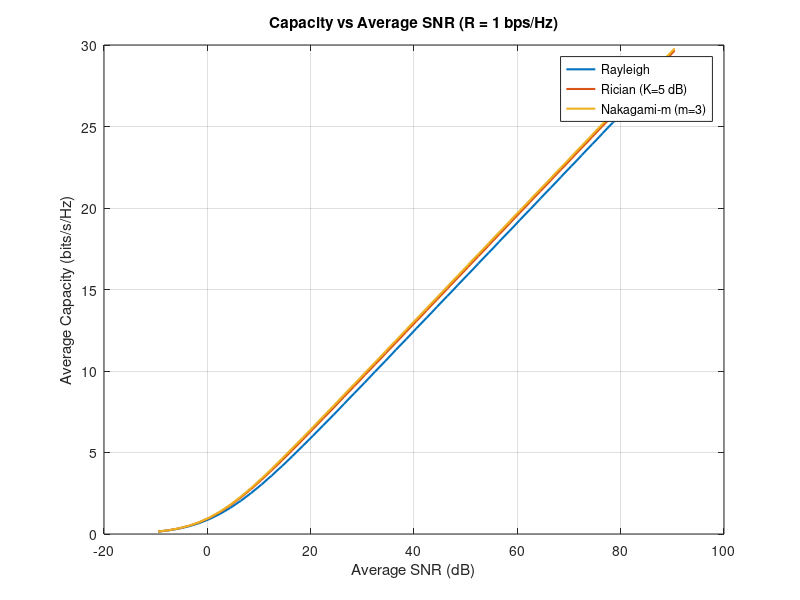
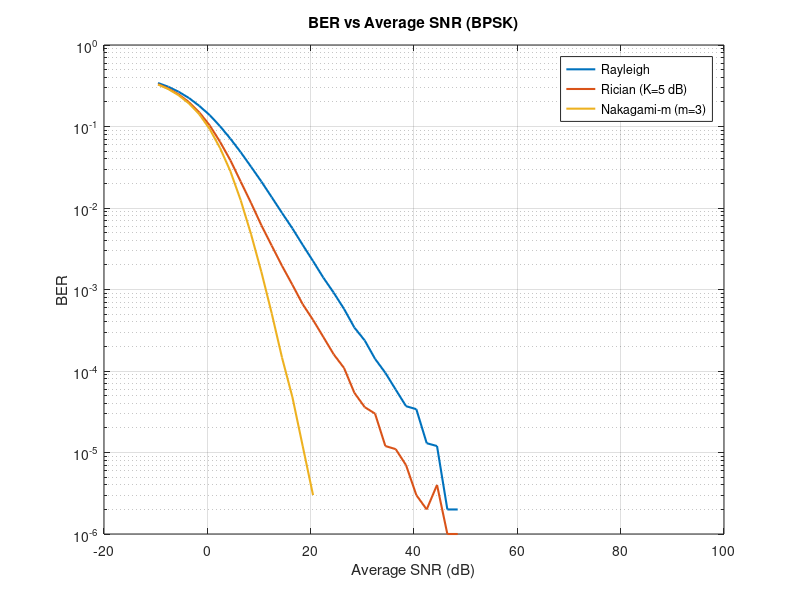
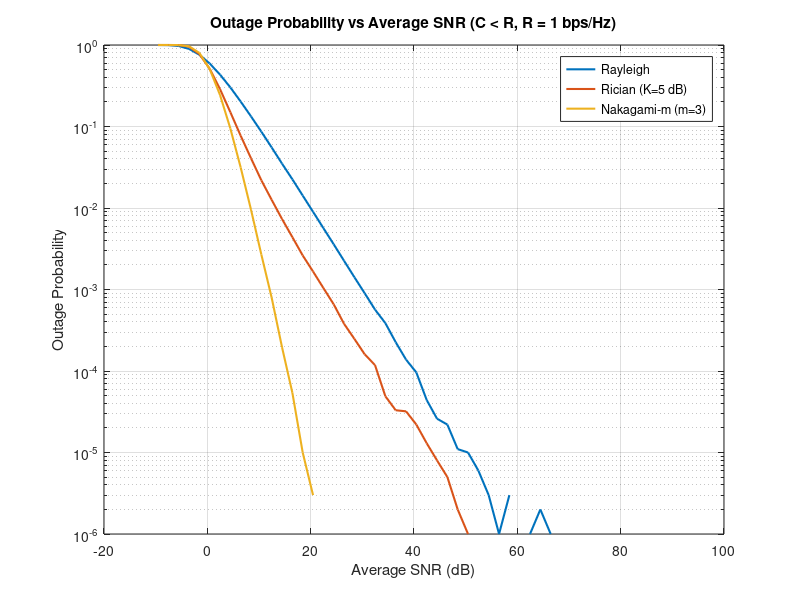
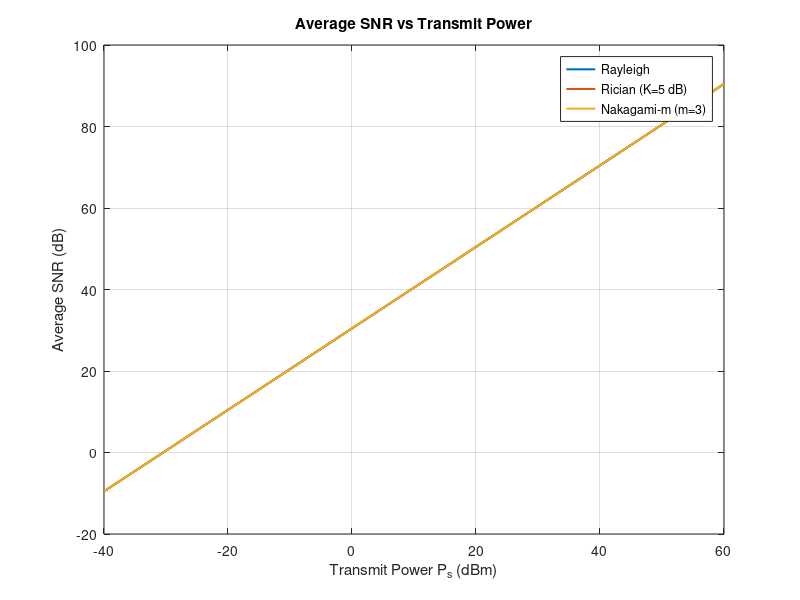

Write the MATLAB code that produced these figures, in order.
% Compare Rayleigh, Rician, and Nakagami-m fading on the same plots
% Sweep Ps (dBm) -> compute instantaneous SNR gamma = (Ps/Loss)*|h|^2/N0
% Then plot Capacity / BER / Outage Probability vs Average SNR (dB)

clear; close all; clc; tic;

%% ===================== Common parameters =====================
n = 1e6;
bits = rand(1,n) > 0.5;
s = 2*bits - 1;                        % BPSK, E|s|^2=1

% Target rate for outage (bps/Hz)
R = 1;
gamma_th = 2^R - 1;

% Large-scale loss
d = 30;
alpha = 2;
Loss = d^alpha;                        % Loss > 1

% Transmit power sweep (use ONE sweep for fair comparison)
Ps_dBm = -40:2:60;
Ps = 10.^((Ps_dBm - 30)/10);           % W

% Noise power (W)
N0 = 1e-9;

%% ===================== 1) Rayleigh =====================
BER_ray = zeros(size(Ps));
OP_ray  = zeros(size(Ps));
SNRavg_ray_lin = zeros(size(Ps));
C_ray = zeros(size(Ps));

for i = 1:length(Ps)
    h = (randn(1,n) + 1j*randn(1,n)) / sqrt(2);           % E|h|^2 = 1
    noise = sqrt(N0/2) * (randn(1,n) + 1j*randn(1,n));

    y = sqrt(Ps(i)/Loss) * (h .* s) + noise;
    g_tot = sqrt(Ps(i)/Loss) * h;
    sHat = y ./ g_tot;

    bitsHat = real(sHat) > 0;
    BER_ray(i) = mean(bitsHat ~= bits);

    gamma = (Ps(i)/Loss) * (abs(h).^2) / N0;
    SNRavg_ray_lin(i) = mean(gamma);
    C_ray(i) = mean(log2(1 + gamma));
    OP_ray(i) = mean(gamma < gamma_th);
end
SNRavg_ray_dB = 10*log10(SNRavg_ray_lin);
[SNR_ray_dB, idxRay] = sort(SNRavg_ray_dB);
BER_ray = BER_ray(idxRay);
C_ray   = C_ray(idxRay);
OP_ray  = OP_ray(idxRay);

%% ===================== 2) Rician =====================
K_dB = 5;
phi = 0;
K = 10^(K_dB/10);

BER_ric = zeros(size(Ps));
OP_ric  = zeros(size(Ps));
SNRavg_ric_lin = zeros(size(Ps));
C_ric = zeros(size(Ps));

for i = 1:length(Ps)
    g = (randn(1,n) + 1j*randn(1,n)) / sqrt(2);           % CN(0,1)
    h = sqrt(K/(K+1)) * exp(1j*phi) + sqrt(1/(K+1)) * g;  % E|h|^2 = 1

    noise = sqrt(N0/2) * (randn(1,n) + 1j*randn(1,n));

    y = sqrt(Ps(i)/Loss) * (h .* s) + noise;
    g_tot = sqrt(Ps(i)/Loss) * h;
    sHat = y ./ g_tot;

    bitsHat = real(sHat) > 0;
    BER_ric(i) = mean(bitsHat ~= bits);

    gamma = (Ps(i)/Loss) * (abs(h).^2) / N0;
    SNRavg_ric_lin(i) = mean(gamma);
    C_ric(i) = mean(log2(1 + gamma));
    OP_ric(i) = mean(gamma < gamma_th);
end
SNRavg_ric_dB = 10*log10(SNRavg_ric_lin);
[SNR_ric_dB, idxRic] = sort(SNRavg_ric_dB);
BER_ric = BER_ric(idxRic);
C_ric   = C_ric(idxRic);
OP_ric  = OP_ric(idxRic);

%% ===================== 3) Nakagami-m =====================
m = 3;                                  % m>=0.5
Omega = 1;                              % E|h|^2

theta = Omega/m;                        % so E{|h|^2}=Omega

BER_nak = zeros(size(Ps));
OP_nak  = zeros(size(Ps));
SNRavg_nak_lin = zeros(size(Ps));
C_nak = zeros(size(Ps));

for i = 1:length(Ps)
    % |h|^2 ~ Gamma(m, theta), phase uniform
    gpow = gamrnd(m, theta, 1, n);
    ph = 2*pi*rand(1,n);
    h = sqrt(gpow) .* exp(1j*ph);

    noise = sqrt(N0/2) * (randn(1,n) + 1j*randn(1,n));

    y = sqrt(Ps(i)/Loss) * (h .* s) + noise;
    g_tot = sqrt(Ps(i)/Loss) * h;
    sHat = y ./ g_tot;

    bitsHat = real(sHat) > 0;
    BER_nak(i) = mean(bitsHat ~= bits);

    gamma = (Ps(i)/Loss) * (abs(h).^2) / N0;  % abs(h).^2 = gpow
    SNRavg_nak_lin(i) = mean(gamma);
    C_nak(i) = mean(log2(1 + gamma));
    OP_nak(i) = mean(gamma < gamma_th);
end
SNRavg_nak_dB = 10*log10(SNRavg_nak_lin);
[SNR_nak_dB, idxNak] = sort(SNRavg_nak_dB);
BER_nak = BER_nak(idxNak);
C_nak   = C_nak(idxNak);
OP_nak  = OP_nak(idxNak);

%% ===================== Combined plots =====================
figure;
plot(SNR_ray_dB, C_ray, 'LineWidth', 1.5); hold on; grid on;
plot(SNR_ric_dB, C_ric, 'LineWidth', 1.5);
plot(SNR_nak_dB, C_nak, 'LineWidth', 1.5);
xlabel('Average SNR (dB)'); ylabel('Average Capacity (bits/s/Hz)');
title(sprintf('Capacity vs Average SNR (R = %g bps/Hz)', R));
legend('Rayleigh', sprintf('Rician (K=%g dB)', K_dB), sprintf('Nakagami-m (m=%g)', m), 'Location', 'best');

figure;
semilogy(SNR_ray_dB, BER_ray, 'LineWidth', 1.5); hold on; grid on;
semilogy(SNR_ric_dB, BER_ric, 'LineWidth', 1.5);
semilogy(SNR_nak_dB, BER_nak, 'LineWidth', 1.5);
xlabel('Average SNR (dB)'); ylabel('BER');
title('BER vs Average SNR (BPSK)');
legend('Rayleigh', sprintf('Rician (K=%g dB)', K_dB), sprintf('Nakagami-m (m=%g)', m), 'Location', 'best');

figure;
semilogy(SNR_ray_dB, OP_ray, 'LineWidth', 1.5); hold on; grid on;
semilogy(SNR_ric_dB, OP_ric, 'LineWidth', 1.5);
semilogy(SNR_nak_dB, OP_nak, 'LineWidth', 1.5);
xlabel('Average SNR (dB)'); ylabel('Outage Probability');
title(sprintf('Outage Probability vs Average SNR (C < R, R = %g bps/Hz)', R));
legend('Rayleigh', sprintf('Rician (K=%g dB)', K_dB), sprintf('Nakagami-m (m=%g)', m), 'Location', 'best');

%% ===================== SNR vs Ps =====================
figure;
plot(Ps_dBm, 10*log10(SNRavg_ray_lin), 'LineWidth', 1.5); hold on; grid on;
plot(Ps_dBm, 10*log10(SNRavg_ric_lin), 'LineWidth', 1.5);
plot(Ps_dBm, 10*log10(SNRavg_nak_lin), 'LineWidth', 1.5);
xlabel('Transmit Power P_s (dBm)');
ylabel('Average SNR (dB)');
title('Average SNR vs Transmit Power');
legend('Rayleigh', sprintf('Rician (K=%g dB)', K_dB), sprintf('Nakagami-m (m=%g)', m), 'Location', 'best');


toc;
